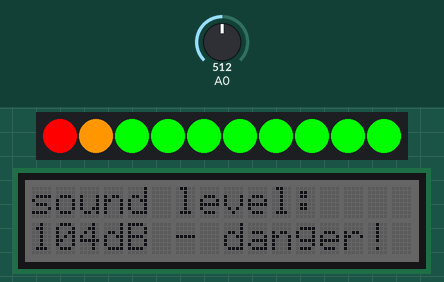
A sketch run on a simulated Arduino Uno, built with avr-gcc and run on an emulated ATmega328P. On the bench: 10 RGB LEDs in strip order, left to right, 16×2 character LCD. The test bench sets the inputs (shaded band); at power-on: A0 = 512. What the sketch prints to the serial monitor is not drawn.

Above: at 1.2 s.
1.3 s: A0 set to 353
At 2.9 s:
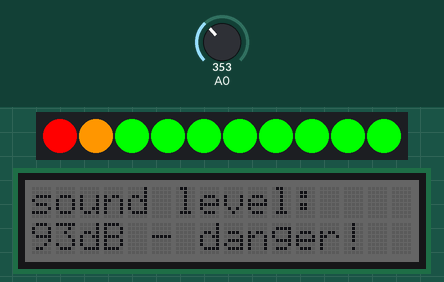
3.7 s: A0 set to 321
At 5.6 s:
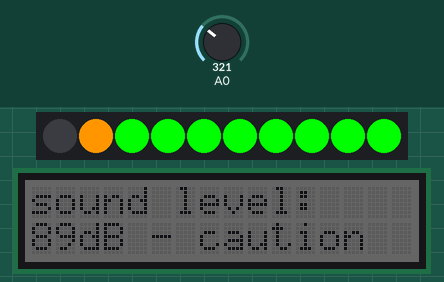
5.9 s: A0 set to 257
At 7.6 s:
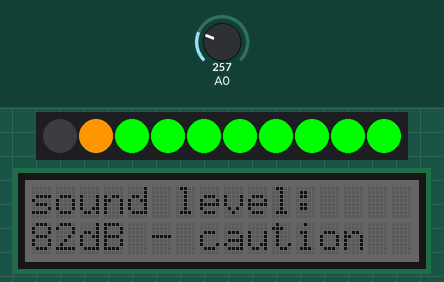
8.0 s: A0 set to 226
At 9.3 s:
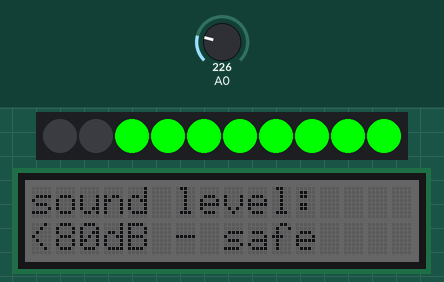
10.1 s: A0 set to 255
At 12.0 s:
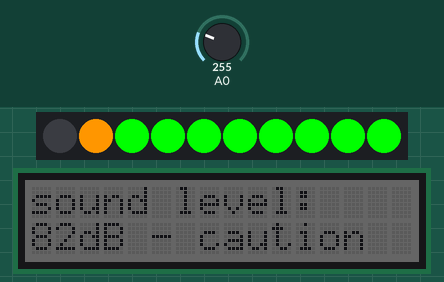
12.3 s: A0 set to 235
At 13.9 s:
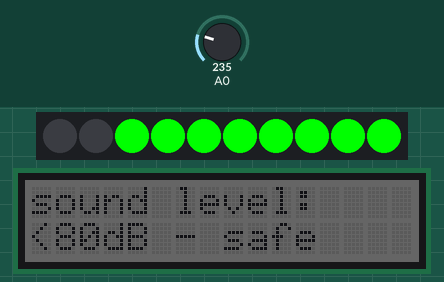
Timing chart, 0 to 15.4 s (numbered marks = the images above; inputs shaded):
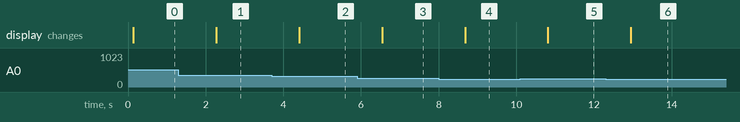

Measured:
- the behaviour switches between 337 and 336 on A0 (found by bisection; images 1 and 2)
- the behaviour switches between 239 and 238 on A0 (found by bisection; images 3 and 4)
- after the input at 1.3 s, the display: changes after 0.97 s (image 1)
- after the input at 3.7 s, the display: changes after 0.71 s (image 2)
- after the input at 5.9 s, the display: changes after 0.65 s (image 3)
- after the input at 8.0 s, the display: changes after 0.68 s (image 4)
- after the input at 10.1 s, the display: changes after 0.72 s (image 5)
- after the input at 12.3 s, the display: changes after 0.65 s (image 6)

The sketch:

Grove_sound_output.ino
```cpp
//LED bar to port D2 and set clock pin to 3, data pin to 2
//sound/loudness sensor to port A0
//LCD to I2C port

#define LOUDNESS_SENSOR 0
#define SOUND_SENSOR 1

//USER SETTINGS
const int sensor_type = SOUND_SENSOR;

#include <Grove_LED_Bar.h>
Grove_LED_Bar bar(3, 2, 0, LED_BAR_10); // Clock pin, Data pin, Orientation

#include "rgb_lcd.h"
rgb_lcd lcd;

void setup()
{
  Serial.begin(9600);

  bar.begin();

  lcd.begin(16, 2);
  lcd.setRGB(55, 55, 55); //set RGB colour and brightness here
}

void loop()
{
  float db;
  long sum;

  if (sensor_type == SOUND_SENSOR)
  {
    sum = 0;

    for (int i = 0; i < 256; i++)
    {
      sum += analogRead(A0);
    }

    sum >>= 8;

    Serial.print(sum); //seems to range from 100 to 600

    db = convert_to_db(sum);
    Serial.print("\t"); Serial.print(db); Serial.println("dB\n");

    delay(10);
  }
  else //loudness sensor
  {
    sum = 0;

    for (int i = 0; i < 256; i++)
    {
      sum += analogRead(A0);
    }

    sum >>= 8;

    //    int loudness = analogRead(A0);
    //    Serial.println(loudness);

    Serial.println(sum);
    delay(10); //default is 200
  }

  lcd.clear();
  lcd.setCursor(0, 0);
  lcd.print("sound level:");
  lcd.setCursor(0, 1);

    if (db < 80)
    {
      lcd.print("<80dB - safe");
      set_ledbar_level(7);//8 green bars
    }
    else if (db < 91)
    {
      lcd.print(int(db)); lcd.print("dB - caution");
      set_ledbar_level(8);//plus 1 orange bar
    }
    else
    {
      lcd.print(int(db)); lcd.print("dB - danger!");
      set_ledbar_level(9);//plus the red bar
    }
}

//convert raw reading into db
float convert_to_db(long _sum)
{
  if (_sum > 405) return 104.6;
  else if (_sum > 400) return map(_sum, 400, 405, 102.6, 104.6);
  else if (_sum > 390) return map(_sum, 390, 300, 100.8, 102.6);
  else if (_sum > 380) return map(_sum, 380, 390, 98, 100.8);
  else if (_sum > 365) return map(_sum, 365, 380, 95.5, 98);
  else if (_sum > 350) return map(_sum, 350, 365, 93, 95.5);
  else if (_sum > 330) return map(_sum, 330, 350, 90.6, 93);
  else if (_sum > 300) return map(_sum, 300, 330, 87.6, 90.6);
  else if (_sum > 270) return map(_sum, 270, 300, 84.7, 87.6);
  else if (_sum > 245) return map(_sum, 245, 270, 81.2, 84.7);
  else if (_sum > 220) return map(_sum, 220, 245, 77.3, 81.2);
  else if (_sum <= 220) return 77.3;
}

//10 leds so data has to be int range of 0 - 9
void set_ledbar_level (int _data)
{
  switch (_data)
  {
    case (0): bar.setBits(0b000001000000000); break;
    case (1): bar.setBits(0b000001100000000); break;
    case (2): bar.setBits(0b000001110000000); break;
    case (3): bar.setBits(0b000001111000000); break;
    case (4): bar.setBits(0b000001111100000); break;
    case (5): bar.setBits(0b000001111110000); break;
    case (6): bar.setBits(0b000001111111000); break;
    case (7): bar.setBits(0b000001111111100); break;
    case (8): bar.setBits(0b000001111111110); break;
    case (9): bar.setBits(0b000001111111111); break;
  }
  delay(1000); //need at least 1 sec delay
}
```
